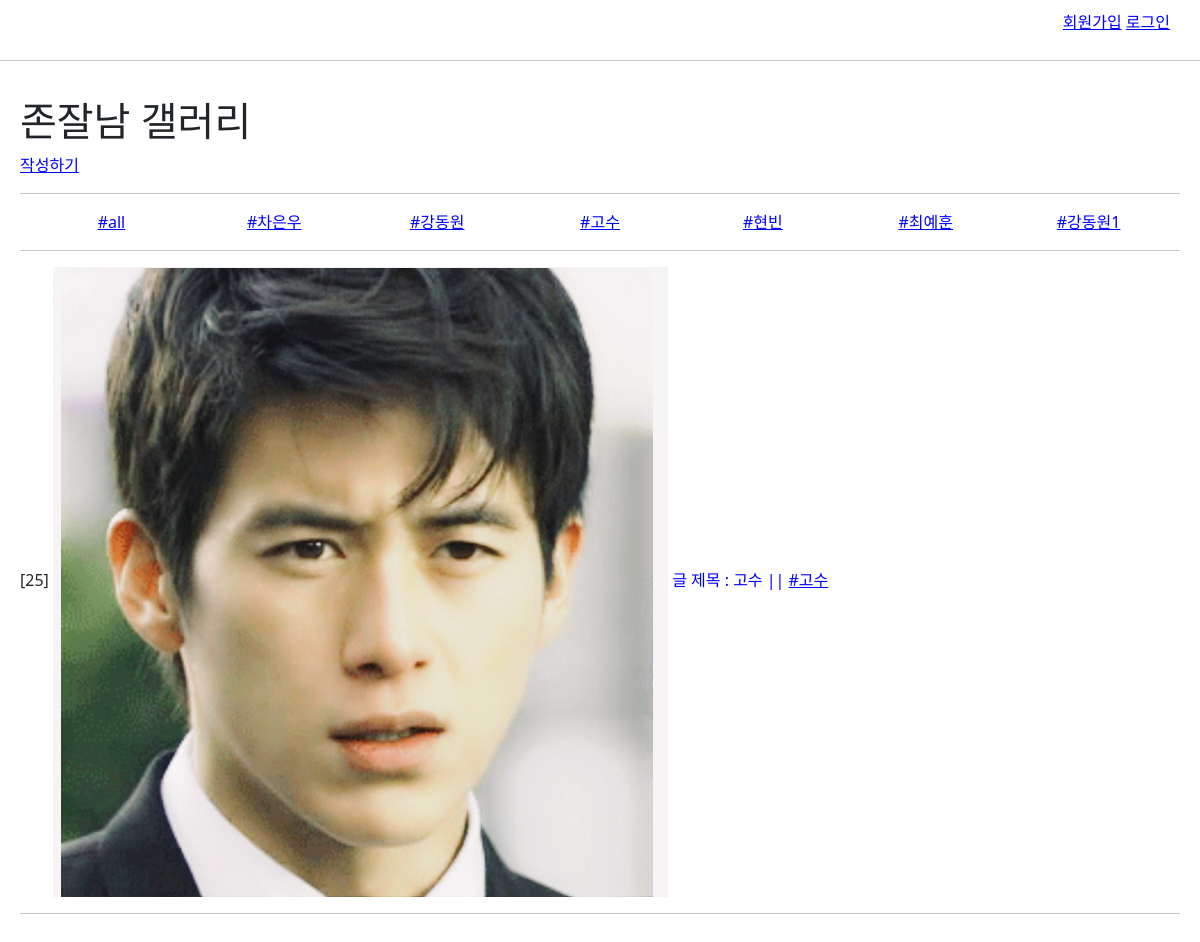
/articles/hashtag/9/, run on the app's committed database.
### articles/models.py (models this page shows, shortened)
class Hashtag(models.Model):
    content = models.CharField(max_length=30,unique=True)

class Article(models.Model):
    title = models.CharField(max_length=30)
    content = models.TextField()
    image = models.ImageField(blank=True, null=True)
    thumbnail_img = ImageSpecField(
        source = 'image',
        processors = [Thumbnail(200,300)], # 200X300 으로 줄이자
        format = 'JPEG',
        options = {'quality':80},
    )
    created_at = models.DateTimeField(auto_now_add=True)
    updated_at = models.DateTimeField(auto_now=True)
    hashtags = models.ManyToManyField(Hashtag)

### articles/views.py (the view)
# urls.py: path('hashtag/<int:hashtag_pk>/', views.hashtag, name='hashtag'),
def hashtag(request, hashtag_pk):
    hashtag = Hashtag.objects.get(pk = hashtag_pk)
    articles = hashtag.article_set.all()
    hashtags = Hashtag.objects.all()
    context = {
        'articles': articles,
        'hashtags' : hashtags,
        }
    return render(request, 'articles/index.html', context)

### articles/templates/articles/index.html
{% extends 'base.html' %}
{% block content %}
  <h1>존잘남 갤러리</h1>
  <a href="{% url 'articles:create' %}">작성하기</a>
  <hr />
  <div class="container text-center">
    <div class="row">
      <div class="col">
        <a href="{% url 'articles:index' %}">
          #all
        </a>
      </div>
      {% for hashtag in hashtags %}
        {% if hashtag.article_set.all %}
        <div class="col">
          <a href="{% url 'articles:hashtag' hashtag.pk %}">
            {{hashtag.content}}
          </a>
        </div>
        {% endif %}
      {% endfor %}
    </div>
  </div>
  <hr>
  {% for article in articles %}
    <p>
      [{{article.id}}] <a href="{% url 'articles:detail' article.pk %}" id="article-title">
        {% if article.thumbnail_img %}
        <img src="{{article.thumbnail_img.url}}" />
        {% endif %}
        글 제목 : {{article.title}} ||
        {% if article.hashtags %}
          {% for hashtag in article.hashtags.all %}
          <a href="{% url 'articles:hashtag' hashtag.pk %}"> {{hashtag.content}} </a>
          {% endfor %}
        {% endif %}
      </a>
    </p>
    <hr />
  {% endfor %}
{% endblock content %}

### static/base.css (style rules this page uses)
a { color: blue; }
#article-title { text-decoration: none; }

### data on the page
Hashtag: content "#차은우"
Hashtag: content "#강동원"
Hashtag: content "#고수"
Hashtag: content "#현빈"
Hashtag: content "#최예훈"
Hashtag: content "#강동원1"
Article: id "25", thumbnail_img (picture), title "고수"
